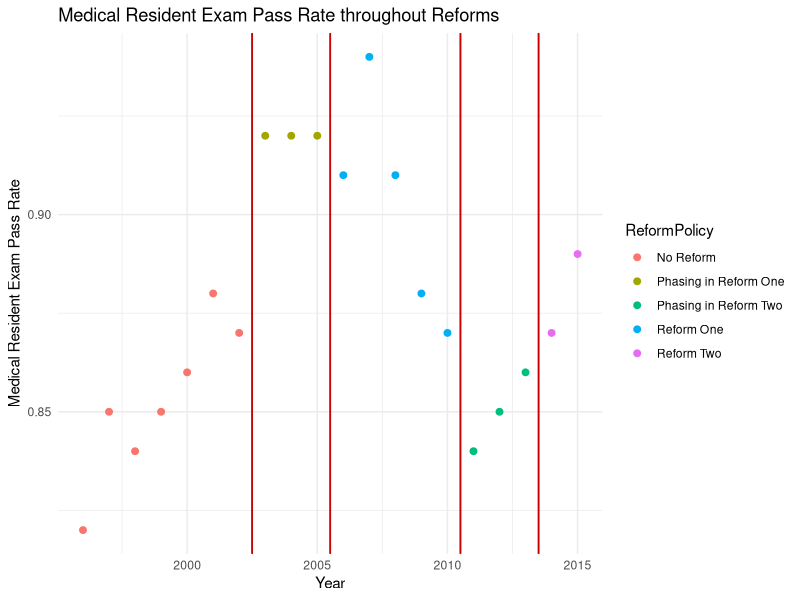
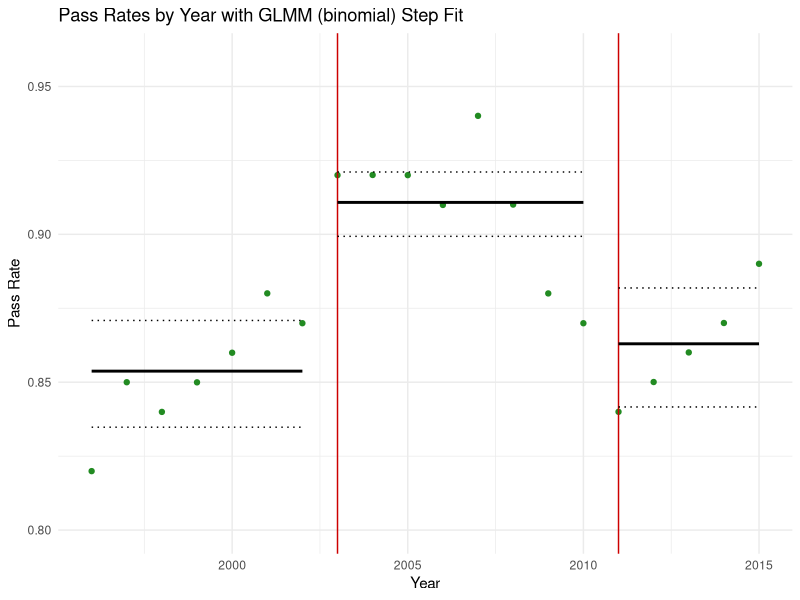
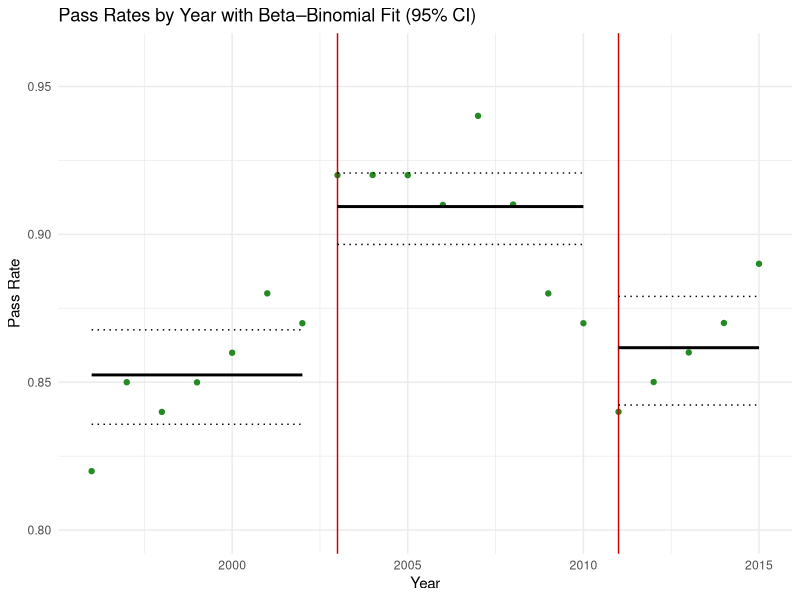
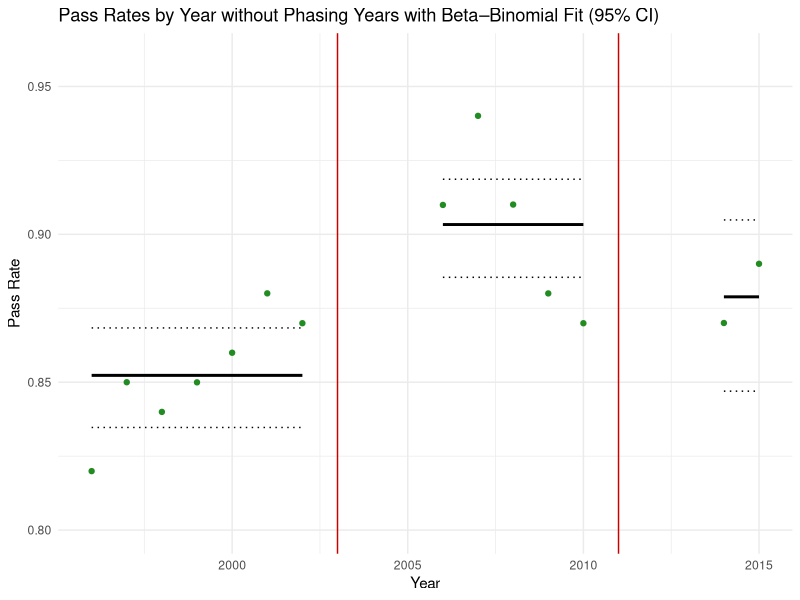

Reproduce these figures in R, in order. (Note: this script raises an error after producing the figures.)
## ---- chunk 1
library(lme4)
library(knitr)
library(tidyverse)
library(glmmTMB)
library(broom)
library(emmeans)
## ---- chunk 2
data <- read.table("data.txt",header = TRUE, as.is = TRUE)
## ---- chunk 3
# Data Manipulation

# Add Pass and Fail Count
data$Pass <- round(data$N * data$Pct)
data$Fail <- (data$N - data$Pass)

# Add Time Period Information
data$timeperiod <- rep(1, nrow(data))
data$timeperiod[data$Year > 2002] <- 2
data$timeperiod[data$Year > 2010] <- 3
data$timeperiod <- factor(data$timeperiod, levels = c(1, 2, 3), labels = c("tp1", "tp2", "tp3"))

kable(head(data, n = 3))
## ---- chunk 4
# Relevel to Time Period Two 
yP <- data.frame(Year = rep(data$Year, data$Pass), Pass = rep(1, sum(data$Pass)))
yF <- data.frame(Year = rep(data$Year, data$Fail), Pass = rep(0, sum(data$Fail)))
y <- rbind(yP, yF); rm(yP, yF)
y$timeperiod <- rep(1, nrow(y))
y$timeperiod[y$Year > 2002] <- 2
y$timeperiod[y$Year > 2010] <- 3
y$timeperiod <- factor(y$timeperiod, levels = c(1, 2, 3), labels = c("tp1", "tp2", "tp3"))
y$timeperiod <- relevel(y$timeperiod, ref = "tp2")
data$timeperiod <- relevel(data$timeperiod, ref = "tp2")
## ---- chunk 5
# Plot One: Breaking Down Subsets 

# Add Reform Phasing Information
reform_phase_data <- data |>
  mutate(
    ReformPolicy = case_when(
      Year < 2003 ~ "No Reform",
      Year < 2006 ~ "Phasing in Reform One",
      Year < 2011 ~ "Reform One",
      Year < 2014 ~ "Phasing in Reform Two",
      Year < 2016 ~ "Reform Two"
    )
  ) 
## ---- chunk 6
# Create the Plot
reform_phase_data |>
  ggplot(aes(x = Year, y = Pct, color = ReformPolicy)) +
  geom_point(size = 2) +
    labs(
      x = "Year",
      y = "Medical Resident Exam Pass Rate",
      title = "Medical Resident Exam Pass Rate throughout Reforms"
    ) + 
  geom_vline(xintercept = c(2002.5, 2005.5, 2010.5, 2013.5)) + 
  geom_vline(xintercept = c(2002.5, 2005.5, 2010.5, 2013.5), color="red3") +
  theme_minimal()
## ---- chunk 7
model <- glmer(
  Pass ~ timeperiod + (1 | Year),
  data = y,
  family = binomial(link = "logit")
)
## ---- chunk 8
summary(model)$coefficients
## ---- chunk 9
emm <- emmeans(model, ~ timeperiod, type = "response", re.form = NA)
step <- as.data.frame(emm) %>%
  mutate(period = c("tp2","tp1","tp3")) %>%
  arrange(period)

nm_mean  <- intersect(names(step), c("response","prob","emmean"))[1]
nm_lower <- intersect(names(step), c("lower.CL","asymp.LCL"))[1]
nm_upper <- intersect(names(step), c("upper.CL","asymp.UCL"))[1]

step$response <- step[[nm_mean]]
step$lower.CL <- step[[nm_lower]]
step$upper.CL <- step[[nm_upper]]

step$xmin <- c(1996, 2003, 2011)
step$xmax <- c(2002, 2010, 2015)

ggplot(data, aes(x = Year, y = Pass/N)) +
  geom_point(color = "forestgreen") +
  geom_vline(xintercept = c(2003, 2011), color = "red3") +
  geom_segment(data = step,
               aes(x = xmin, xend = xmax, y = response, yend = response),
               inherit.aes = FALSE, color = "black", linewidth = 1) +
  geom_segment(data = step,
               aes(x = xmin, xend = xmax, y = lower.CL, yend = lower.CL),
               inherit.aes = FALSE, color = "black", linetype = "dotted") +
  geom_segment(data = step,
               aes(x = xmin, xend = xmax, y = upper.CL, yend = upper.CL),
               inherit.aes = FALSE, color = "black", linetype = "dotted") +
  labs(title = "Pass Rates by Year with GLMM (binomial) Step Fit",
       y = "Pass Rate") +
  coord_cartesian(ylim = c(0.80, 0.96)) +
  theme_minimal()
## ---- chunk 10
beta_binomial_model <- glmmTMB(
  cbind(Pass, Fail) ~ timeperiod,
  data = data,
  family = betabinomial(link = "logit")
)
## ---- chunk 11
summary(beta_binomial_model)$coefficients$cond
## ---- chunk 12
period_map <- data.frame(
  timeperiod = factor(c("tp1","tp2","tp3"), levels = levels(data$timeperiod)),
  xmin = c(1996, 2003, 2011),
  xmax = c(2002, 2010, 2015)
)

newdat <- tibble(timeperiod = c("tp1","tp2","tp3")) |>
  left_join(period_map, by = "timeperiod")

pred_link <- predict(beta_binomial_model, newdata = newdat, type = "link", se.fit = TRUE)
newdat$fit <- plogis(pred_link$fit)
newdat$lo  <- plogis(pred_link$fit - 1.96 * pred_link$se.fit)
newdat$hi  <- plogis(pred_link$fit + 1.96 * pred_link$se.fit)

# plot
ggplot(data, aes(x = Year, y = Pass/N)) +
  geom_point(color = "forestgreen") +
  geom_vline(xintercept = c(2003, 2011), color = "red3") +
  geom_segment(data = newdat, aes(x = xmin, xend = xmax, y = fit, yend = fit),
               inherit.aes = FALSE, color = "black", linewidth = 1) +
  geom_segment(data = newdat, aes(x = xmin, xend = xmax, y = lo, yend = lo),
               inherit.aes = FALSE, color = "black", linetype = "dotted") +
  geom_segment(data = newdat, aes(x = xmin, xend = xmax, y = hi, yend = hi),
               inherit.aes = FALSE, color = "black", linetype = "dotted") +
  labs(title = "Pass Rates by Year with Beta–Binomial Fit (95% CI)",
       y = "Pass Rate") +
  coord_cartesian(ylim = c(0.80, 0.96)) +
  theme_minimal()
## ---- chunk 13
# Grouping Subsets

# Reform Data
reform_data <- data %>%
  filter(Year < 2003 | (Year >= 2006 & Year <= 2010) | (Year >= 2014 & Year <= 2015)) 
reform_data$timeperiod <- factor(reform_data$timeperiod, levels = c("tp1","tp2","tp3"))
reform_data$timeperiod <- relevel(reform_data$timeperiod, ref = "tp2")
## ---- chunk 14
beta_binomial_model_subsets <- glmmTMB(
  cbind(Pass, Fail) ~ timeperiod,
  data = reform_data,
  family = betabinomial(link = "logit")
)
## ---- chunk 15
summary(beta_binomial_model_subsets)$coefficients$cond
## ---- chunk 16
period_map_sub <- tibble(
  timeperiod = factor(c("tp1","tp2","tp3"), levels = levels(reform_data$timeperiod)),
  xmin = c(1996, 2006, 2014),
  xmax = c(2002, 2010, 2015)
)

present <- unique(reform_data$timeperiod)
period_map_sub <- semi_join(period_map_sub,
                                   tibble(timeperiod = present),
                                   by = "timeperiod")

newdat <- select(period_map_sub, timeperiod)
pred_link <- predict(beta_binomial_model_subsets, newdata = newdat, type = "link", se.fit = TRUE)

newdat$fit <- plogis(pred_link$fit)
newdat$lo  <- plogis(pred_link$fit - 1.96 * pred_link$se.fit)
newdat$hi  <- plogis(pred_link$fit + 1.96 * pred_link$se.fit)

newdat <- dplyr::left_join(newdat, period_map_sub, by = "timeperiod")

ggplot(reform_data, aes(x = Year, y = Pass/N)) +
  geom_point(color = "forestgreen") +
  geom_vline(xintercept = c(2003, 2011), color = "red3") +

  geom_segment(data = newdat,
               aes(x = xmin, xend = xmax, y = fit, yend = fit),
               inherit.aes = FALSE, color = "black", linewidth = 1) +
  geom_segment(data = newdat,
               aes(x = xmin, xend = xmax, y = lo, yend = lo),
               inherit.aes = FALSE, color = "black", linetype = "dotted") +
  geom_segment(data = newdat,
               aes(x = xmin, xend = xmax, y = hi, yend = hi),
               inherit.aes = FALSE, color = "black", linetype = "dotted") +

  labs(title = "Pass Rates by Year without Phasing Years with Beta–Binomial Fit (95% CI)",
       y = "Pass Rate") +
  coord_cartesian(ylim = c(0.80, 0.96)) +
  theme_minimal()
## ---- chunk 17
#| out.width: "80%"
#| out.height: "auto"
knitr::include_graphics("residuals_full_vs_subset.png")

#| out.width: "80%"
#| out.height: "auto"
knitr::include_graphics("residuals_full_vs_mixture.png")
